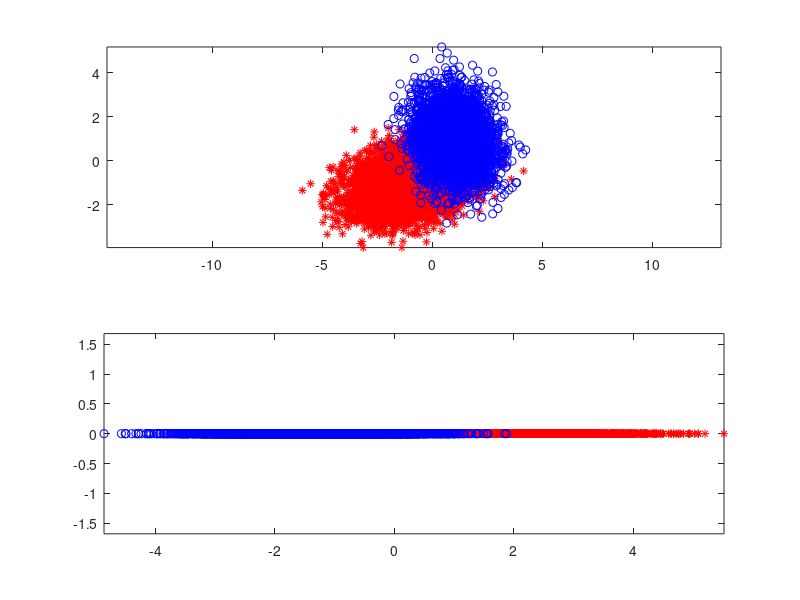
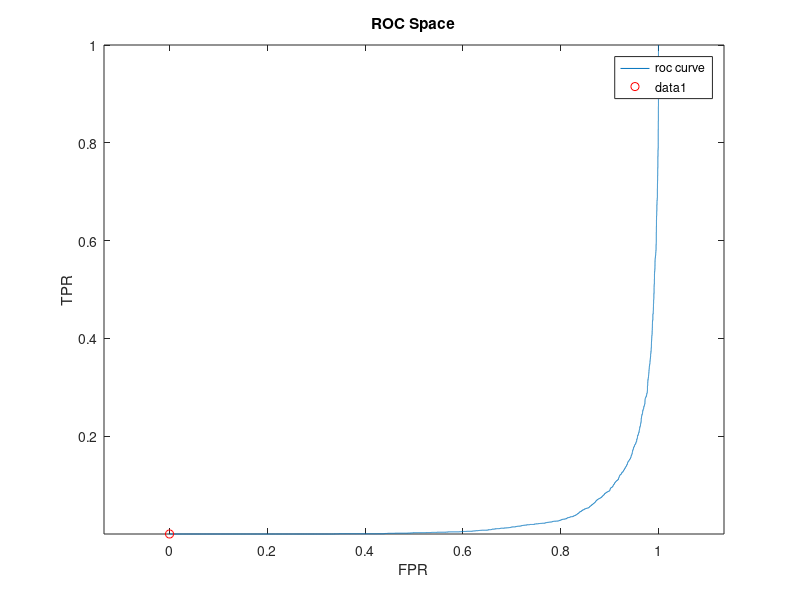

The MATLAB source for these figures, in order:
close all,

% Generate n-dimensional data vectors from 2 Gaussian pdfs
n = 2; 
N1 = 6358; mu1 = -1*ones(n,1); A1 = 3*(rand(n,n)-0.5); %S1 = A*A';
N2 = 3642; mu2 = 1*ones(n,1); A2 = 2*(rand(n,n)-0.5);
N = N1 + N2;
x1 = A1*randn(n,N1)+mu1*ones(1,N1);
x2 = A2*randn(n,N2)+mu2*ones(1,N2);

% Estimate mean vectors and covariance matrices from samples
mu1hat = mean(x1,2); S1hat = cov(x1');
mu2hat = mean(x2,2); S2hat = cov(x2');

% Calculate the between/within-class scatter matrices
Sb = (mu1hat-mu2hat)*(mu1hat-mu2hat)';
Sw = S1hat + S2hat;

% Solve for the Fisher LDA projection vector (in w)
[V,D] = eig(inv(Sw)*Sb);
[~,ind] = sort(diag(D),'descend');
w = V(:,ind(1)); % Fisher LDA projection vector

% Linearly project the data from both categories on to w
y1 = w'*x1;
y2 = w'*x2;
label1 = zeros(1,N1); label2 = ones(1,N2);
y = [y1, y2; label1, label2];
ySort = sortrows(y',1)';
threshold = zeros(1,N);
decision = zeros(N,N);
indCount = zeros(4,N);

for i = 1 : N
    if i == 1
        threshold(i) = ySort(1,i) - 0.02;
        
    elseif i == N
        threshold(i) = ySort(1,i) - 0.02;
        
    else
        threshold(i) = (ySort(1,i-1) + ySort(1,i+1)) / 2;  
    end
end

for i = 1 : N
        decision(:,i) = (y(1,:) >= threshold(i));
end

for i = 1 : N
    ind00 = find(logical(decision(:,i)')==0 & y(2,:)==0); p00 = length(ind00)/N1; % probability of true negative
    ind10 = find(logical(decision(:,i)')==1 & y(2,:)==0); p10 = length(ind10)/N1; % probability of false positive
    ind01 = find(logical(decision(:,i)')==0 & y(2,:)==1); p01 = length(ind01)/N2; % probability of false negative
    ind11 = find(logical(decision(:,i)')==1 & y(2,:)==1); p11 = length(ind11)/N2; % probability of true positive
    
    indCount(1:4,i)=[size(ind10,2)/N1,size(ind11,2)/N2,threshold(i),(size(ind10,2)+size(ind01,2))/N];  
end

[m,p] = min(indCount(4,:));
perror = indCount(4,p);

% Plot ROC Curve
figure(2), clf,
plot(indCount(1,:),indCount(2,:)), axis equal;hold on;
%xlim([0 1]), ylim([0 1])
legend('roc curve');
title('ROC Space');
xlabel('FPR'), ylabel('TPR');
plot(indCount(1,p),indCount(2,p),"ro");

% Plot the data before and after linear projection
figure(1),
subplot(2,1,1), 
plot(x1(1,:),x1(2,:),'r*'); hold on;
plot(x2(1,:),x2(2,:),'bo'); axis equal, 
subplot(2,1,2), 
plot(y1(1,:),zeros(1,N1),'r*'); hold on;
plot(y2(1,:),zeros(1,N2),'bo'); axis equal,
